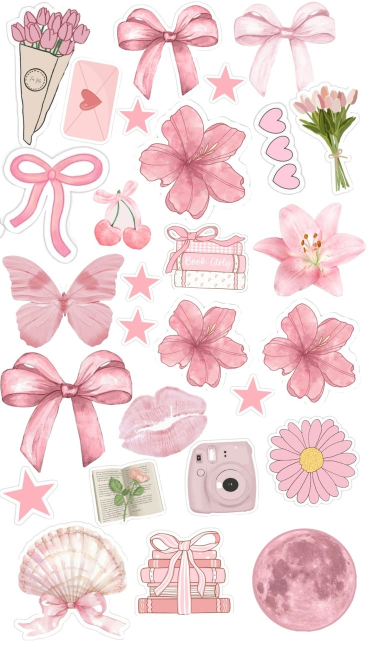
#> input picture assets-src/elements.jpeg, 736 x 1308 px, found by its file name (shown at 1/2 size)
$ python extract_elements.py
#> lines starting #> are read from the running program, lines starting #| are printed output that depends on the picture; after the words box and inside, x2 and y2 are one past the last pixel; in counts of white or black regions, pixels touching at a corner belong together
import os
import json
import numpy as np
from PIL import Image
from scipy.ndimage import binary_fill_holes, binary_opening, binary_closing, label, gaussian_filter

os.makedirs('public/images/elements', exist_ok=True)
img = Image.open('assets-src/elements.jpeg')
#> img is the input picture: PIL image 736x1308 RGB; mean R, G, B 242.2, 220, 222
arr = np.array(img)
h_img, w_img, _ = arr.shape
#> h_img = 1308; w_img = 736

elements = [
    {'id': 'bouquet_wrap', 'title': 'Tulip Bouquet Wrap', 'box': (5, 5, 235, 300), 'center': (105, 145)},
    {'id': 'bow_top_center', 'title': 'Pink Ribbon Bow', 'box': (220, 0, 460, 205), 'center': (340, 95)},
    {'id': 'bow_top_right', 'title': 'Pale Pink Bow', 'box': (460, 0, 720, 200), 'center': (590, 90)},
    {'id': 'envelope', 'title': 'Love Letter', 'box': (120, 90, 260, 285), 'center': (190, 190)},
    {'id': 'star_top_left', 'title': 'Pink Star (Top Left)', 'box': (230, 180, 330, 280), 'center': (275, 230)},
    {'id': 'star_top_right', 'title': 'Pink Star (Top Right)', 'box': (410, 120, 500, 215), 'center': (455, 165)},
    {
        'id': 'hearts_trio',
        'title': 'Hearts Trio',
        'box': (505, 205, 600, 385),
        'center': (555, 290),
        'method': 'closing',
        'clear_rects': [((75, 95), (0, 35))]
    },
    {'id': 'bouquet_tulips', 'title': 'Tulip Bouquet Stems', 'box': (600, 150, 735, 390), 'center': (670, 260)},
    {'id': 'flower_blossom', 'title': 'Blossom Flower', 'box': (265, 200, 500, 440), 'center': (385, 315)},
    {'id': 'bow_thin', 'title': 'Dainty Pink Bow', 'box': (0, 280, 235, 520), 'center': (115, 380)},
    {'id': 'cherries', 'title': 'Sweet Cherries', 'box': (180, 350, 320, 505), 'center': (250, 425)},
    {
        'id': 'books_girly',
        'title': 'Book Girly Stack',
        'box': (335, 435, 500, 578),
        'center': (415, 500),
        'method': 'closing'
    },
    {'id': 'lily', 'title': 'Pink Lily', 'box': (500, 395, 736, 595), 'center': (620, 490)},
    {'id': 'butterfly', 'title': 'Pink Butterfly', 'box': (0, 490, 265, 690), 'center': (125, 585)},
    {'id': 'star_mid_left', 'title': 'Pink Star (Mid Left)', 'box': (235, 510, 330, 605), 'center': (280, 555)},
    {'id': 'star_mid_lower', 'title': 'Pink Star (Mid Lower)', 'box': (225, 600, 330, 700), 'center': (275, 650)},
    {'id': 'flower_mid_1', 'title': 'Pink Watercolor Flower', 'box': (305, 580, 500, 775), 'center': (400, 675)},
    {'id': 'flower_mid_2', 'title': 'Pink Rose Blossom', 'box': (515, 580, 730, 800), 'center': (620, 685)},
    {'id': 'bow_satin', 'title': 'Large Satin Ribbon', 'box': (0, 680, 280, 940), 'center': (135, 795)},
    {'id': 'star_lower_right', 'title': 'Pink Star (Lower Right)', 'box': (450, 740, 560, 840), 'center': (505, 790)},
    {'id': 'star_bottom_left', 'title': 'Pink Star (Bottom Left)', 'box': (0, 915, 120, 1055), 'center': (55, 980)},
    {'id': 'book_rose', 'title': 'Vintage Book with Rose', 'box': (165, 900, 345, 1050), 'center': (255, 970)},
    {'id': 'camera', 'title': 'Instant Camera', 'box': (365, 870, 525, 1020), 'center': (445, 940)},
    {'id': 'daisy', 'title': 'Pink Daisy', 'box': (520, 820, 730, 1015), 'center': (625, 915)},
    {'id': 'seashell', 'title': 'Pearl Seashell with Bow', 'box': (15, 1030, 270, 1280), 'center': (140, 1150)},
    {'id': 'books_stack', 'title': 'Striped Ribbon Book Stack', 'box': (265, 1040, 475, 1240), 'center': (370, 1135)},
    {'id': 'moon', 'title': 'Pink Full Moon', 'box': (495, 1040, 730, 1275), 'center': (610, 1155)},
]

manifest = []

for el in elements:
    x1, y1, x2, y2 = el['box']
    crop = arr[y1:y2, x1:x2].copy()
    cx_rel = el['center'][0] - x1
    cy_rel = el['center'][1] - y1

    # Custom clear rects in local crop space
    for (rx1, rx2), (ry1, ry2) in el.get('clear_rects', []):
        crop[ry1:ry2, rx1:rx2] = [255, 255, 255]

    diff = np.max(np.abs(crop.astype(int) - 255), axis=2)

    if el.get('method') == 'closing':
        fg = diff > 4
        fg_processed = binary_closing(fg, iterations=3)
        fg_filled = binary_fill_holes(fg_processed)
        labeled, num_features = label(fg_filled)
        areas = [np.sum(labeled == i) for i in range(1, num_features+1)]
        largest_idx = np.argmax(areas) + 1
        mask = (labeled == largest_idx)
    else:
        fg = diff > 8
        fg_opened = binary_opening(fg, iterations=2)
        fg_filled = binary_fill_holes(fg_opened)
        labeled, num_features = label(fg_filled)
        if num_features == 0:
            print(f"No features for {el['id']}")
            continue

        best_label = 0
        min_dist = 99999999
        for l in range(1, num_features + 1):
            ys, xs = np.where(labeled == l)
            if len(ys) > 30:
                dist = np.min((ys - cy_rel)**2 + (xs - cx_rel)**2)
                if dist < min_dist:
                    min_dist = dist
                    best_label = l

        mask = (labeled == best_label)
        mask = binary_closing(mask, iterations=2)
        mask = binary_fill_holes(mask)

    mask = mask.astype(float)
    mask_smooth = gaussian_filter(mask, sigma=0.8)
    mask_smooth = np.clip((mask_smooth - 0.2) / 0.6, 0.0, 1.0)
    alpha = (mask_smooth * 255).astype(np.uint8)

    vis_y, vis_x = np.where(alpha > 10)
    if len(vis_y) == 0:
        continue
    min_y = max(0, vis_y.min() - 2)
    max_y = min(crop.shape[0], vis_y.max() + 3)
    min_x = max(0, vis_x.min() - 2)
    max_x = min(crop.shape[1], vis_x.max() + 3)

    crop_trimmed = crop[min_y:max_y, min_x:max_x]
    alpha_trimmed = alpha[min_y:max_y, min_x:max_x]

    rgba = np.dstack([crop_trimmed, alpha_trimmed])
    out_img = Image.fromarray(rgba)
    filename = f"{el['id']}.png"
    out_path = os.path.join('public/images/elements', filename)
    out_img.save(out_path, format='PNG')

    w_out, h_out = out_img.size
    manifest.append({
        'id': el['id'],
        'title': el['title'],
        'src': f"/images/elements/{filename}",
        'width': w_out,
        'height': h_out,
        'aspectRatio': round(w_out / h_out, 3)
    })
    print(f"Processed {el['id']}: {w_out}x{h_out}")
#> this loop made 27 passes
#> (num_features, areas, largest_idx, min_y, max_y, min_x, max_x) on passes 7, 12: (5, [2, 11326, 74, 1, 1], 2, 0, 180, 0, 95), (10, [25, 1, 24, 18843, 1, 2, 1, 1, 1, 1], 4, 0, 143, 0, 165)
#> (num_features, min_y, max_y, min_x, max_x) on passes 1 to 6: (12, 5, 289, 13, 179), (4, 7, 203, 10, 221), (3, 0, 198, 4, 214), (5, 26, 195, 3, 122), (3, 17, 89, 7, 83), (1, 9, 86, 0, 80)
#> pass 1, `fg_opened = binary_opening(fg, iterations=2)`:
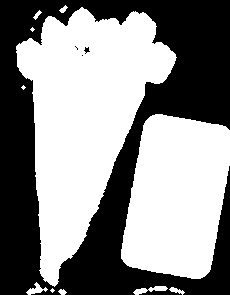
#> fg_opened: shape (295, 230) bool; 55% white; 4 black regions (2 under 20 px), largest, box (x1, y1, x2, y2) and area: (0, 0, 230, 295) 30488, (84, 47, 90, 54) 22
#> after the loop:
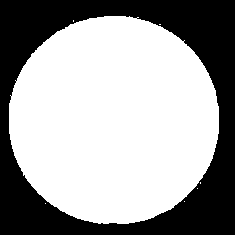
#> fg: shape (235, 235) bool; 62.7% white; 1 black region, box (x1, y1, x2, y2) and area: (0, 0, 235, 235) 20586
#> after the loop: fg_filled: shape (235, 235) bool; 62.7% white; 1 black region, box (x1, y1, x2, y2) and area: (0, 0, 235, 235) 20611
#> after the loop:
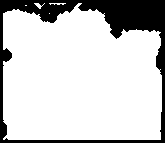
#> fg_processed: shape (143, 165) bool; 80.1% white; 1 black region, box (x1, y1, x2, y2) and area: (0, 0, 165, 143) 4695
#> after the loop:
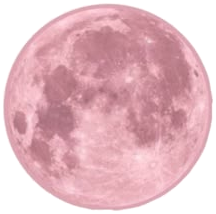
#> out_img: PIL image 216x214 RGBA; mean R, G, B, A 227.7, 185.2, 193.3, 190.9; transparent parts drawn white
#> after the loop, manifest = 27 items

# Create preview contact sheet
cols = 6
rows = (len(manifest) + cols - 1) // cols
#> rows = 5
cell_w, cell_h = 160, 160
canvas = Image.new('RGBA', (cols * cell_w, rows * cell_h), (12, 10, 21, 255))
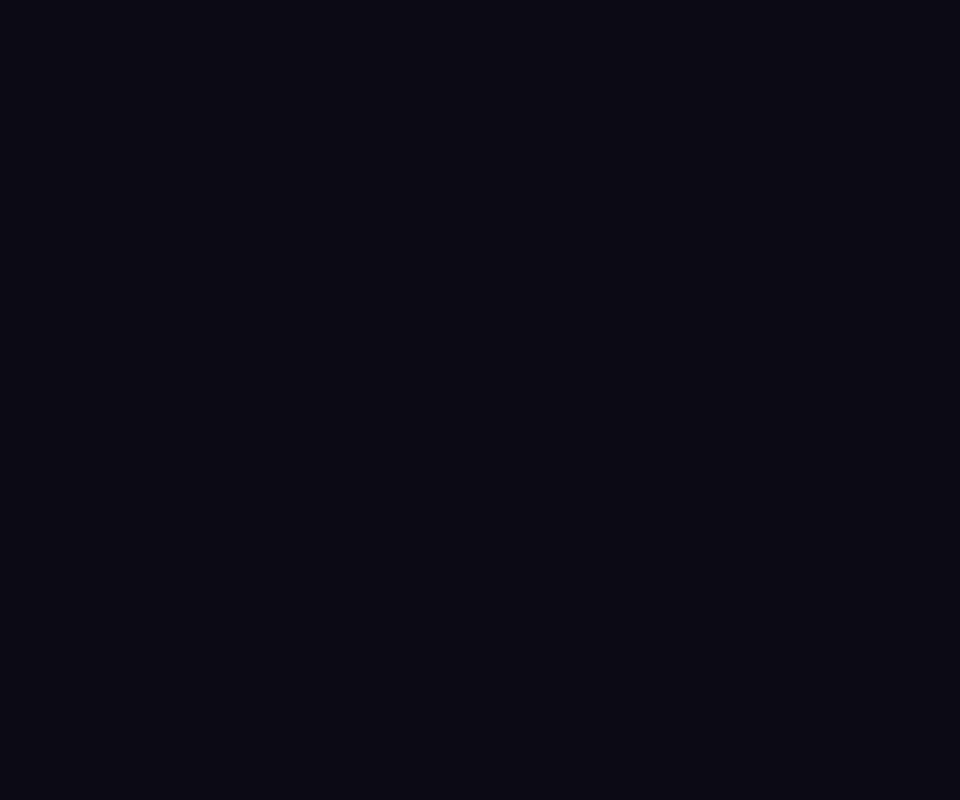
#> canvas: PIL image 960x800 RGBA; mean R, G, B, A 12, 10, 21, 255
for idx, item in enumerate(manifest):
    r = idx // cols
#> r = 0
    c = idx % cols
#> c = 0
    img_path = os.path.join('public', item['src'].lstrip('/'))
    el_img = Image.open(img_path).convert('RGBA')
    el_img.thumbnail((cell_w - 24, cell_h - 24), Image.Resampling.LANCZOS)
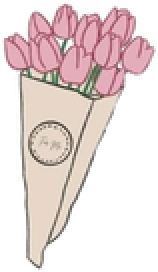
#> el_img: PIL image 79x136 RGBA (shown 2 times larger); mean R, G, B, A 112.3, 97.3, 96.1, 123.6; transparent parts drawn white
    x = c * cell_w + (cell_w - el_img.width) // 2
#> x = 40
    y = r * cell_h + (cell_h - el_img.height) // 2
#> y = 12
    canvas.alpha_composite(el_img, (x, y))

canvas.save('assets-src/extracted_preview.png')
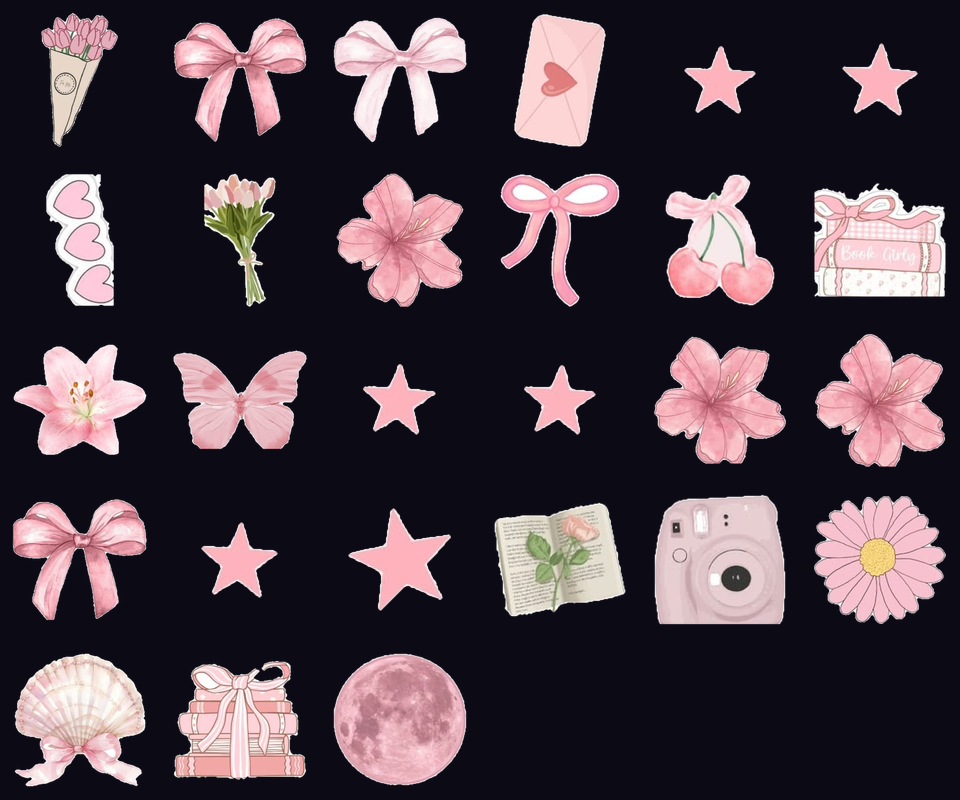
#> saved as extracted_preview.png: PIL image 960x800 RGBA; mean R, G, B, A 74.9, 61.3, 70.1, 255
with open('public/images/elements/manifest.json', 'w') as f:
    json.dump(manifest, f, indent=2)

print('Finished successfully! All 27 elements extracted.')
